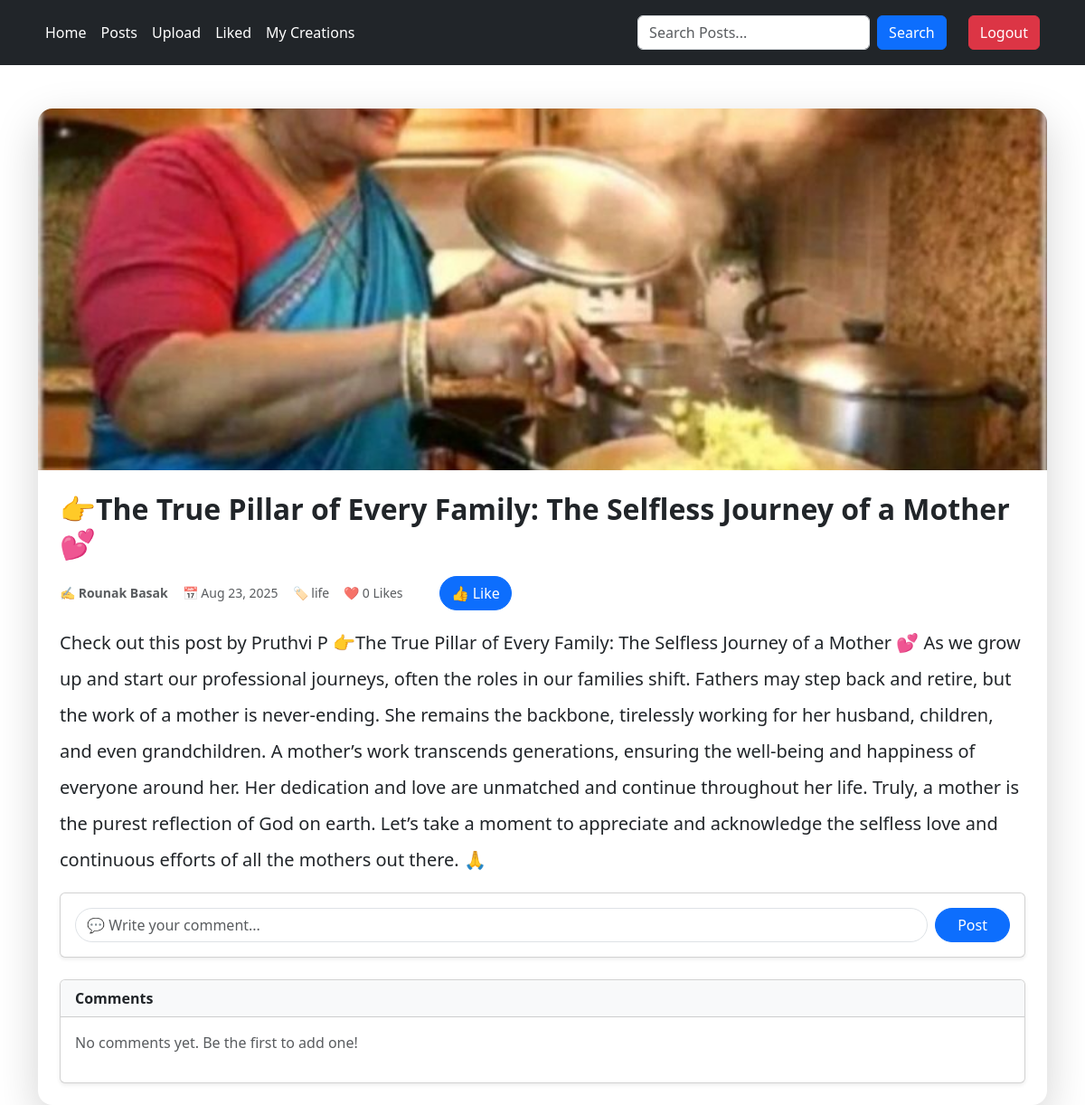
Before: /posts/3/ (signed in) with the older database file.
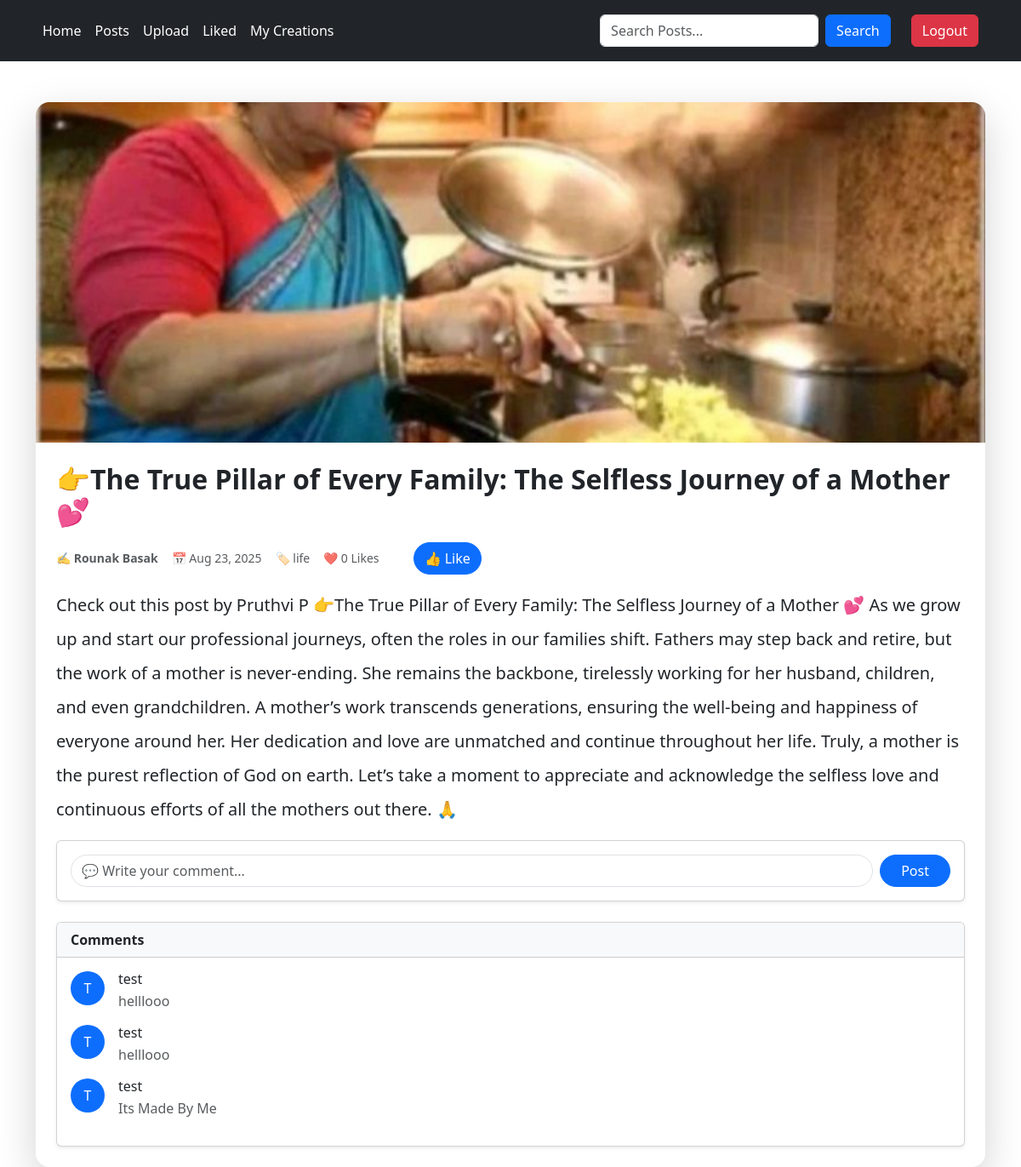
After: the same page with the newer database file.
### post/models.py (models this page shows, shortened)
class Comment(models.Model):
    post = models.ForeignKey(Post, related_name='comments', on_delete=models.CASCADE)
    user = models.ForeignKey(User, related_name='comments', on_delete=models.CASCADE)
    content = models.TextField()
    created_at = models.DateTimeField(auto_now_add=True)

### post/views.py (the view, shortened to what this page needs)
# urls.py: path('<int:id>/', views.Post_details, name='post_detail'),
@login_required(login_url='login')
def Post_details(request, id):
    post = Post.objects.get(id=id)
    comments = Comment.objects.filter(post=id)
    data = {'post': post, 'comments' :comments}
    if request.method == 'POST' and request.POST.get('comment') is not None:
        content = request.POST.get('comment')
        newComment = Comment.objects.create(post=post, user=request.user, content=content)
        newComment.save()
        messages.success(request, 'Comment Added successfully!')
    return render(request, 'post_detail.html', data)

### post/templates/post_detail.html (shortened to what this page needs)
{% extends "layout.html" %}
{% block content %}
<div class="container mt-5">
    <div class="card shadow-lg border-0 rounded-4">
        <img src="{{ post.image.url }}"
             class="card-img-top rounded-top-4"
             alt="{{ post.title }}"
             style="height: 400px; object-fit: cover;">
        <div class="card-body p-4">
            <h2 class="card-title fw-bold mb-3">{{ post.title }}</h2>
            <div class="d-flex flex-wrap text-muted small mb-3 gap-3 align-items-center">
                <span>✍️ <strong>{{ post.author }}</strong></span>
                <span>📅 {{ post.created_at|date:"M d, Y" }}</span>
                <span>🏷️ {{ post.category }}</span>
                <span>❤️ {{ post.likes }} Likes</span>
                <form method="POST" class="d-flex align-items-center gap-2">
                    <button class="btn btn-primary rounded-pill ms-4" type="submit">👍 Like</button>
                </form>
            </div>
            <p class="card-text fs-5 lh-lg">
                {{ post.content }}
            </p>
           <div class="card shadow-sm mb-4">
    <div class="card-body">
        <form method="POST" class="d-flex align-items-center gap-2">
            <input type="text"
                   class="form-control rounded-pill"
                   placeholder="💬 Write your comment..."
                   name="comment" required>
            <button class="btn btn-primary rounded-pill px-4">Post</button>
        </form>
    </div>
</div>
<div class="card shadow-sm">
    <div class="card-header bg-light fw-bold">
        Comments
    </div>
    <div class="card-body">
        {% for comment in comments %}
            <div class="d-flex align-items-start mb-3">
                <div class="bg-primary text-white rounded-circle d-flex justify-content-center align-items-center"
                     style="width: 40px; height: 40px;">
                    {{ comment.user.username|first|upper }}
                </div>
                <div class="ms-3">
                    <h6 class="mb-1">{{ comment.user.username }}</h6>
                    <p class="mb-0 text-muted">{{ comment.content }}</p>
                </div>
            </div>
        {% empty %}
            <p class="text-muted">No comments yet. Be the first to add one!</p>
        {% endfor %}
    </div>
</div>
        </div>
    </div>
</div>
{% endblock content %}

Changed rows visible on the page:
added Comment: user.username|first "T", user.username "test", content "helllooo"
added Comment: user.username|first "T", user.username "test", content "helllooo"
added Comment: user.username|first "T", user.username "test", content "Its Made By Me"
Other visible differences:
text no longer shown: "No comments yet. Be the first to add one!"
